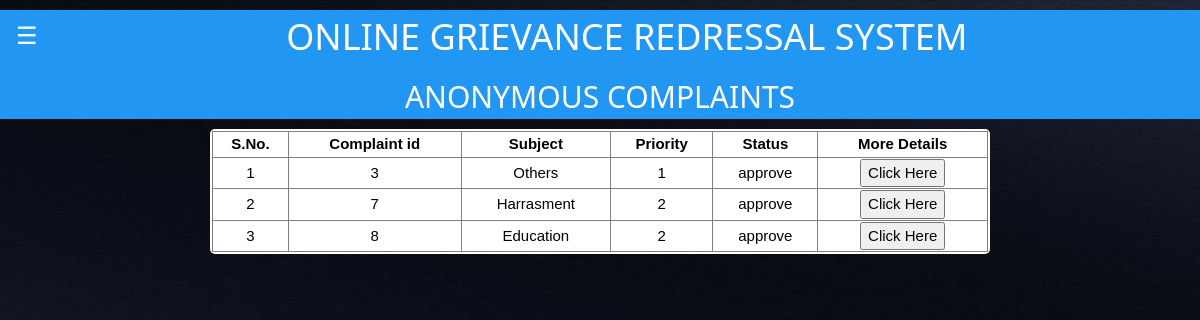
/anonymous.php (signed in), run on the app's committed database.
### tables this page shows
CREATE TABLE `complaint` (
  `cmpid` int(50) NOT NULL,
  `name` varchar(30) NOT NULL,
  `cdetails` text NOT NULL,
  `type` text NOT NULL,
  `ctype` text NOT NULL,
  `priority` text NOT NULL,
  `report` text NOT NULL,
  `remark` text NOT NULL,
  `feedback` text NOT NULL,
  `date` timestamp NOT NULL DEFAULT current_timestamp() ON UPDATE current_timestamp(),
  `admno` int(11) NOT NULL,
  `status` varchar(25) NOT NULL,
  `image` longblob DEFAULT NULL,
  `imgtype` varchar(1000) NOT NULL
);

### anonymous.php (the view, shortened to what this page needs)
<!DOCTYPE html>
<html>
<link rel="stylesheet" href="extra.css">
<body>
<div class="w3-blue">
  <button class="w3-button w3-blue w3-xlarge w3-left" onclick="openLeftMenu()">&#9776;</button>
  <h1 style="text-align:center;">ONLINE GRIEVANCE REDRESSAL SYSTEM</h1>
  <h2 style="color:White; text-align:center">ANONYMOUS COMPLAINTS</h2>
</div>
<center>
<div style="background-color:White; border: 2px solid White; border-radius: 5px; width:65% " >
<table width="100%" border="1" style="border-collapse:collapse;">
<thead>
<tr>
<th><center>S.No.</center></th>
<th><center>Complaint id</center></th>
<th><center>Subject</center></th>
<th><center>Priority</center></th>
<th><center>Status</center></th>
<th><center>More Details</center></th>
</tr>
</thead>
<tbody>
<?php
require_once "config.php";
$count=1;
$sel_query="Select * from complaint where type='anym' and (status='approve' or status='processing' or status='closed') order by priority";
$result = mysqli_query($link,$sel_query);
while($row = mysqli_fetch_assoc($result)) { ?>
<tr><td align="center"><?php echo $count; ?></td>
<td align="center"><?php echo $row["cmpid"]; ?></td>
<td align="center"><?php echo $row["ctype"]; ?></td>
<td align="center"><?php echo $row["priority"]; ?></td>
<td align="center"><?php echo $row["status"]; ?></td>
<td align="center">
<a href="javascript:void(0);" onClick="popUpWindow('http://localhost/og/astatuschange.php?uid=<?php echo htmlentities($row['cmpid']);?>');" title="Details">
<button type="button" class="btn btn-primary">Click Here</button></a>
</td>
</tr>
<?php $count++; } ?>
</tbody>
</table>
</div>
</center>
</body>
</html>

### extra.css (style rules this page uses)
html { box-sizing:border-box }
*,*:before,*:after { box-sizing:inherit }
html { -ms-text-size-adjust:100%;-webkit-text-size-adjust:100% }
body { margin:0 }
a { background-color:transparent }
button,input,select,textarea,optgroup { font:inherit;margin:0 }
button,input { overflow:visible }
button,select { text-transform:none }
button,[type=button],[type=reset],[type=submit] { -webkit-appearance:button }
html,body { font-family:Verdana,sans-serif;font-size:15px;line-height:1.5 }
html { overflow-x:hidden }
h1 { font-size:36px }
h2 { font-size:30px }
h1,h2,h3,h4,h5,h6 { font-family:"Segoe UI",Arial,sans-serif;font-weight:400;margin:10px 0 }
a { color:inherit }
.w3-btn,.w3-button { border:none;display:inline-block;padding:8px 16px;vertical-align:middle;overflow:hidden;text-decoration:none;color:inherit;background-color:inherit;text-align:center;cursor:pointer;white-space:nowrap }
.w3-btn,.w3-button { -webkit-touch-callout:none;-webkit-user-select:none;-khtml-user-select:none;-moz-user-select:none;-ms-user-select:none;user-select:none }
.w3-xlarge { font-size:24px!important }
.w3-left { float:left!important }
.w3-blue,.w3-hover-blue:hover { color:#fff!important;background-color:#2196F3!important }

### anonymous.php (style rules this page uses)
body { background-image:url('cl1.jpeg'); background-attachment:fixed; background-size:100% 100%; }

### data on the page
complaint: cmpid "3", ctype "Others", priority "1", status "approve"
complaint: cmpid "7", ctype "Harrasment", priority "2", status "approve"
complaint: cmpid "8", ctype "Education", priority "2", status "approve"
